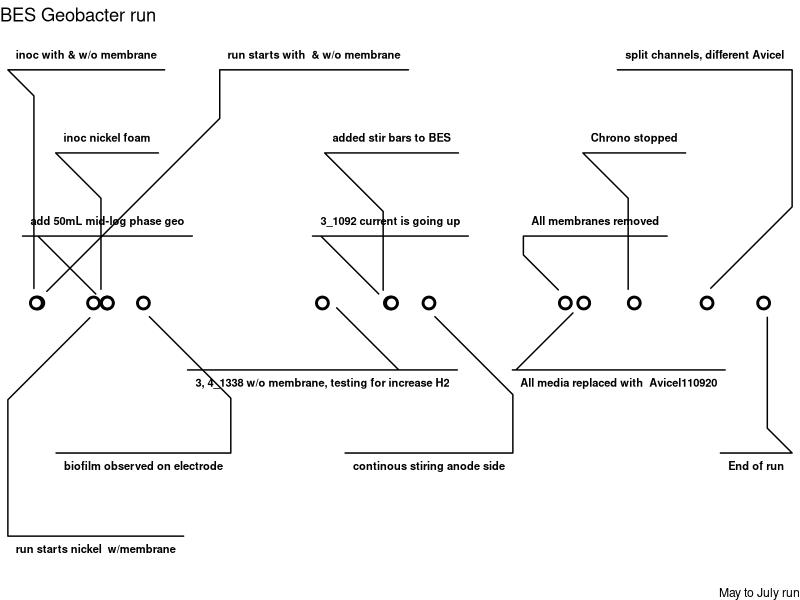

The R script that drew this image: (Note: this script raises an error after producing the figure.)
# historical



##
library(tidyverse)
library(ggforce)
theme_set(theme_void())
library(readxl)


## load the timeline file

timeline = read_excel("may BES run timeline.xlsx")

timeline %>% 
  ggplot(aes(x = datetime, label = actions)) +
  
  #annotate("segment", x = 5528, xend = 8549, y = 0, yend = 0, size = 1, color = "#e76f51")+
  
  geom_mark_circle(aes(y = 0, label = actions, group = actions),
                   con.cap = -5, fill = NA, color = NA, label.fontsize = 8, label.hjust = 0,
                   con.size = 0.5, con.border = "one",
                   con.type = "elbow")+
  
  geom_point(aes(y = 0), size = 3, shape = 21, stroke = 1.5, fill = "white")+
  labs(title = "BES Geobacter run",
       caption = "May to July run")

#  theme_bw()+
theme(legend.position = "none",
      plot.background = element_rect(fill = "#F9F8F1", color = NA),
      plot.title = element_text(hjust = 0.5, face = "bold", size = 25, family = "Patua"),
      plot.subtitle = element_text(hjust = 0.5, face = "italic", size = 22),
      plot.caption = element_text(hjust = 0.5, color = "grey50", family = "Lato")) +
  xlim(950, 8700)+ ylim(-10,10)

